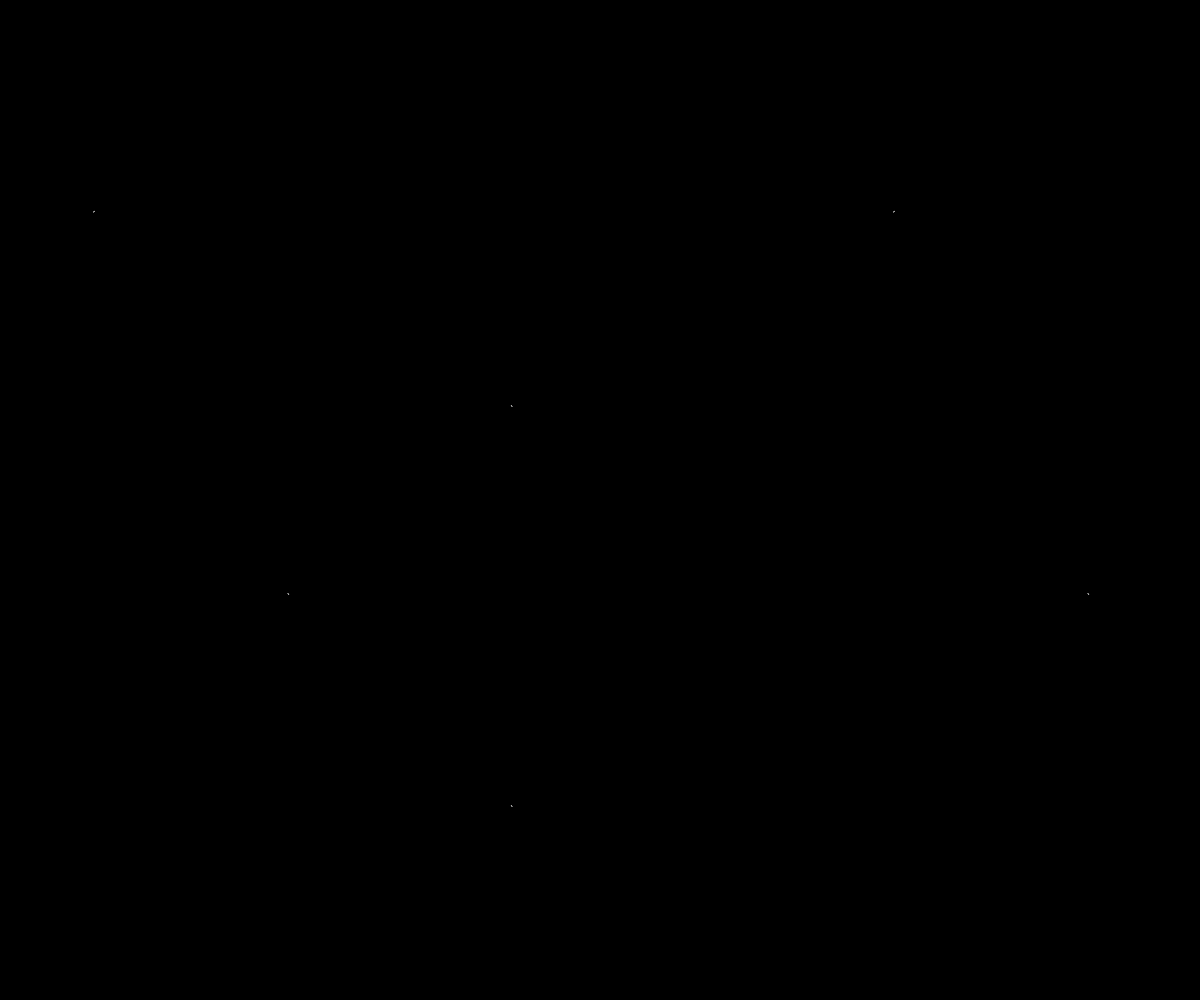
Frame 1 (no input)
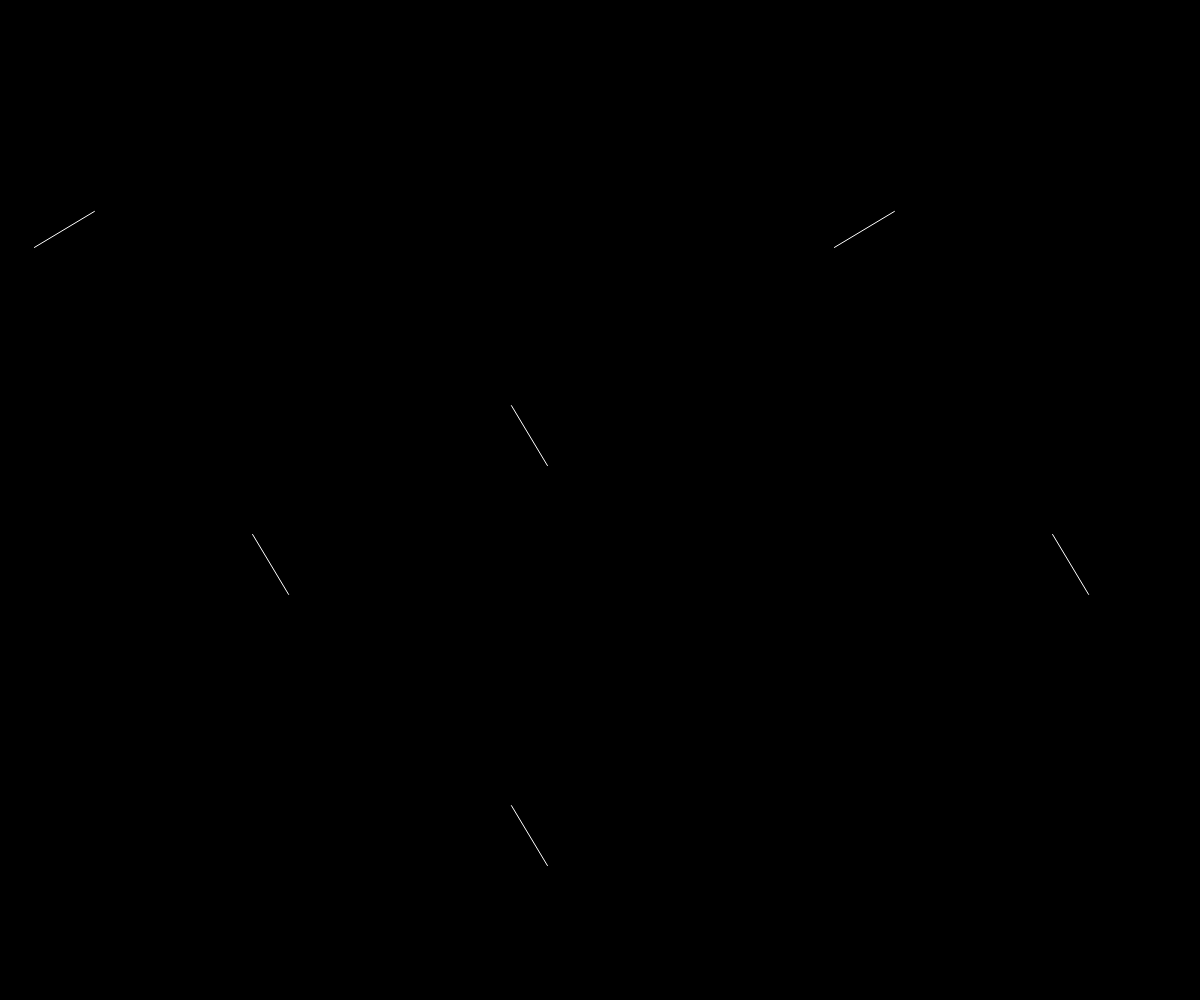
Frame 60 (no input)
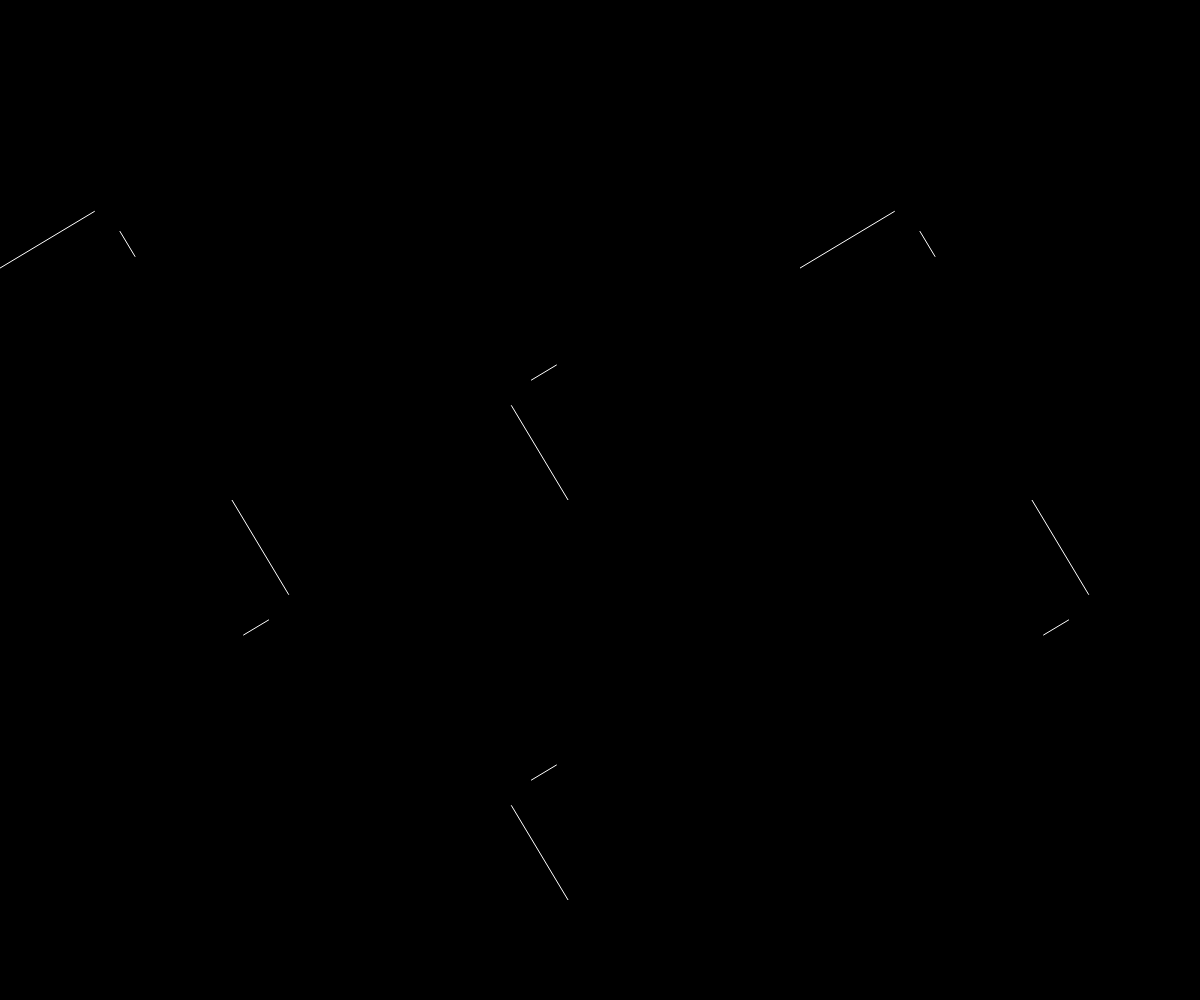
Frame 120 (the mouse pressed at the canvas centre since frame 60)

The p5.js sketch that drew these frames (run headless with seeded random() and noise() and a simulated clock; from frame 60 on, the mouse is pressed at the canvas centre):

// p5.js sketch
// ── sketch.js
let slotSize = 400;
let marginX
let marginY
let seed

let pg

let lines = []

function setup() {

    createCanvas(windowWidth, windowHeight);

    pixelDensity(1)

    pg = createGraphics(slotSize, slotSize)
    pg.background(0)
    pg.smooth()
    rectMode(CENTER)
    imageMode(CENTER)
    marginX = windowWidth - int((windowWidth / slotSize)) * slotSize;
    marginY = windowHeight - int((windowHeight / slotSize)) * slotSize;

    lines.push(new Line(0))

    seed = random(999999)

}


function draw() {

    background(0)
    pg.background(0)

    for (let i = 0; i < lines.length; i++) {
        if (lines.length < 1000) {
            lines[i].update()
        }
        lines[i].draw(pg)
    }

    randomSeed(seed)
    for (var x = marginX / 2 + slotSize / 2; x < width - marginX / 2; x += slotSize) {
        for (var y = marginY / 2 + slotSize / 2; y < height - marginY / 2; y += slotSize) {
            push()
            translate(x, y)

            rotate(int(random(4)) * PI / 2)
            image(pg, 0, 0)
            if (keyIsPressed){
                noFill()
                strokeWeight(2)
                stroke(255)
                rect(0, 0, slotSize, slotSize)
            }
            pop()
        }
    }

}

class Line {

    constructor(id) {
        randomSeed(seed + id * random(10000))
        // source x and y
        this.sx = random(slotSize)
        this.sy = random(slotSize)

        
        let r = random(1)
         // speed x and y
        if (r < 0.25) {
            this.a = int(random(-20, 20)) / 10
            this.b = 1
        } else if (r >= 0.25 && r < 0.5) {
            this.a = int(random(-20, 20)) / 10
            this.b = -1
        } else if (r >= 0.5 && r < 0.75) {
            this.a = 1
            this.b = int(random(-20, 20)) / 10
        } else if (r >= 0.75 && r < 1) {
            this.a = -1
            this.b = int(random(-20, 20)) / 10
        }

        // destination x and y
        this.dx = this.sx
        this.dy = this.sy

        this.id = id
        this.active = true;

        // console.log(this.sx, this.sy)

    }

    update() {
        if (this.active) {
            for (let i = 0; i < lines.length; i++) {
                if (i != this.id) {
                    if (this.intersects(
                            lines[i].sx, lines[i].sy, lines[i].dx, lines[i].dy,
                            this.sx, this.sy, this.dx, this.dy)) {
                        lines.push(new Line(lines.length))
                        this.active = false;
                        console.log("intersect")
                    }
                }
            }
            if (this.overlap()) {
                lines.push(new Line(lines.length))
                this.active = false;
                console.log("overlap")
            }
            this.dx += this.a
            this.dy += this.b
        }
    }

    draw(pg) {
        pg.stroke(255)
        pg.strokeWeight(1)
        pg.line(this.sx, this.sy, this.dx, this.dy)
    }

    overlap() {
        let result = false
        if (this.dx < 0 || this.dx > slotSize || this.dy < 0 || this.dy > slotSize) {
            result = true
        }
        return result;
    }

    //https://stackoverflow.com/questions/9043805/test-if-two-lines-intersect-javascript-function
    intersects(a, b, c, d, p, q, r, s) {
        var det, gamma, lambda;
        det = (c - a) * (s - q) - (r - p) * (d - b);
        if (det === 0) {
            return false;
        } else {
            lambda = ((s - q) * (r - a) + (p - r) * (s - b)) / det;
            gamma = ((b - d) * (r - a) + (c - a) * (s - b)) / det;
            return (0 < lambda && lambda < 1) && (0 < gamma && gamma < 1);
        }
    };

}

function mouseReleased() {
    background(0)
    slotSize = int(random(5, 25)) * 10
    seed = random(999999)
    lines = []
    pg = createGraphics(slotSize, slotSize)
    pg.background(0)
    pg.smooth()
    rectMode(CENTER)
    imageMode(CENTER)
    marginX = windowWidth - int((windowWidth / slotSize)) * slotSize;
    marginY = windowHeight - int((windowHeight / slotSize)) * slotSize;
    lines.push(new Line(0))


}

function windowResized() {
    resizeCanvas(windowWidth, windowHeight);
    marginX = windowWidth - int((windowWidth / slotSize)) * slotSize;
    marginY = windowHeight - int((windowHeight / slotSize)) * slotSize;
}
